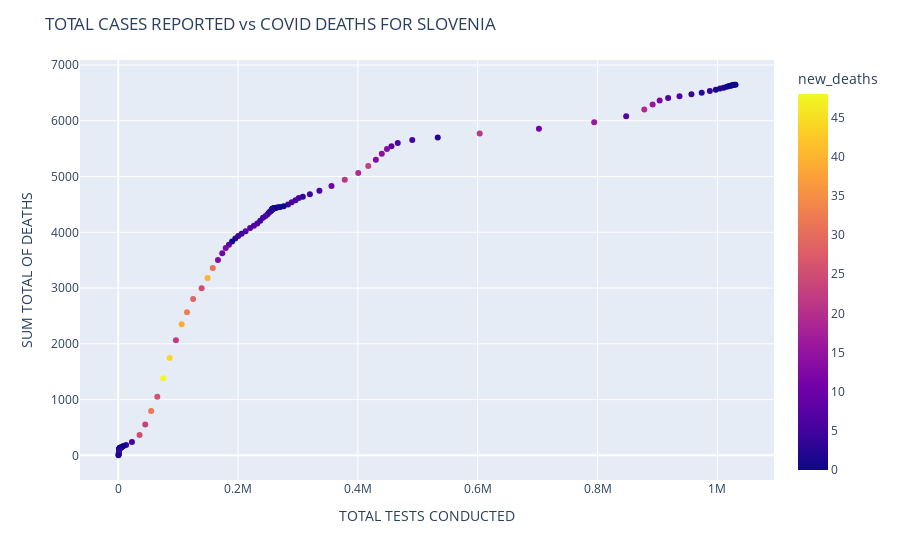

Source (notebook cell):
### Markdown cell above
#### Example: using the function to find out data for Slovenia
     P.S : HOVERING OVER THE GRAPH REVEALS MORE DETAILS

### Code cell
cov_country('Slovenia')
